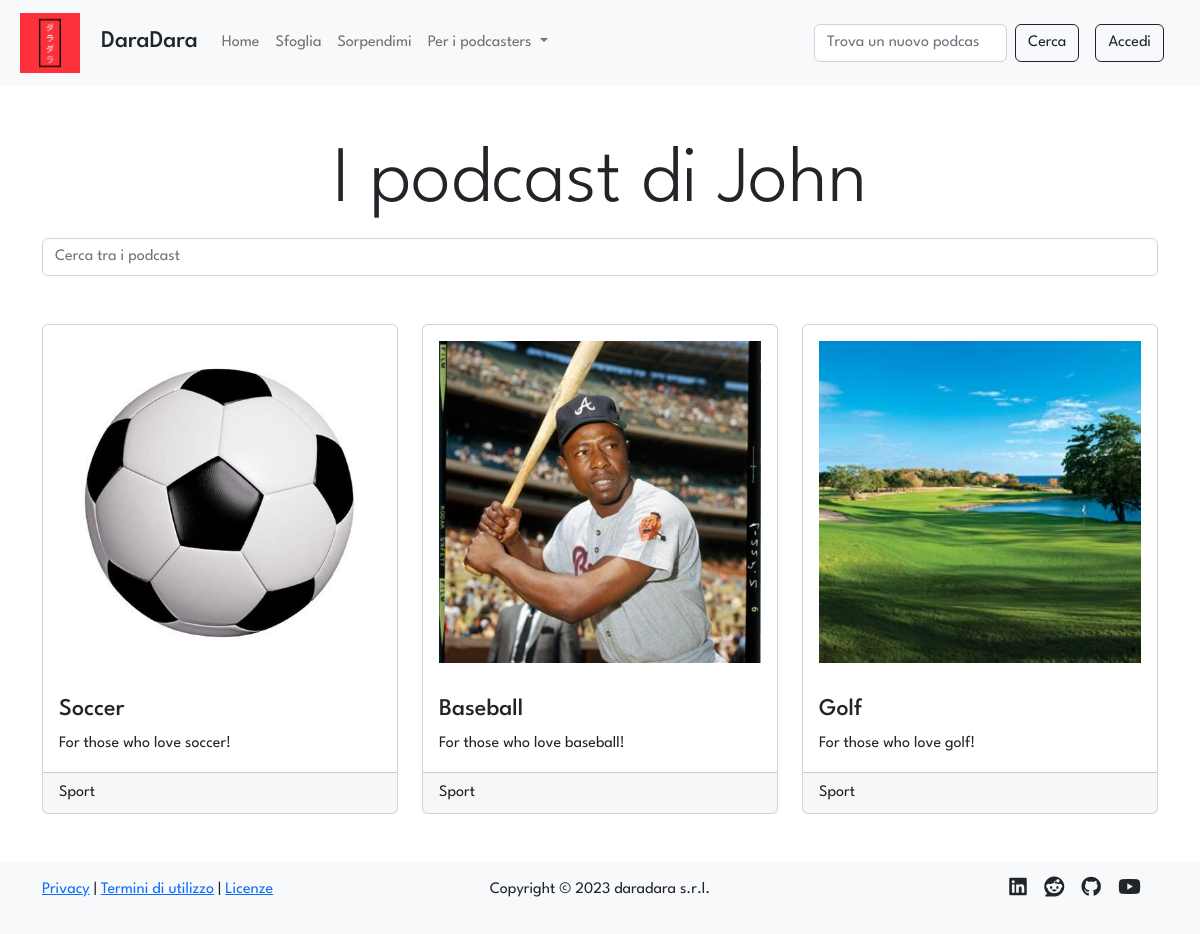
Page /profile/1/podcasts on the committed database.
### tables this page shows
CREATE TABLE "users" (
	"id"	INTEGER NOT NULL UNIQUE,
	"email"	TEXT NOT NULL UNIQUE,
	"password"	TEXT NOT NULL,
	"name"	TEXT NOT NULL,
	"surname"	TEXT NOT NULL,
	"propic"	TEXT NOT NULL,
	"priv_owned"	INTEGER NOT NULL DEFAULT 0,
	"priv_follows"	INTEGER NOT NULL DEFAULT 0,
	"priv_saves"	INTEGER NOT NULL DEFAULT 0,
	"bio"	TEXT,
	PRIMARY KEY("id" AUTOINCREMENT)
);

CREATE TABLE "podcasts" (
	"id"	INTEGER NOT NULL UNIQUE,
	"title"	TEXT NOT NULL UNIQUE,
	"desc"	TEXT NOT NULL,
	"img"	TEXT NOT NULL,
	"id_user"	INTEGER NOT NULL,
	"category"	TEXT,
	PRIMARY KEY("id" AUTOINCREMENT),
	FOREIGN KEY("id_user") REFERENCES "users"("id")
);

### app.py (the view)
@app.route('/profile/<int:id>/podcasts')
def owned(id: int):
    user = dao.get_user(id)
    if not user:
        flash('L\'utente cercato non esiste', 'warning')
        return redirect(session.get('previous_url', '/'))
    podcasts = dao.get_podcasts_by_user(id)
    is_owner = False
    if current_user.is_authenticated and current_user.id == id: # type: ignore
        is_owner = True
    if not is_owner and user['priv_owned'] == 1:
        flash('A gli altri utenti non è permesso vedere i podcast di questo profilo', 'info')
        return redirect(url_for('profile', id=id))
    session['previous_url'] = request.url
    return render_template('owned.html', user=user, podcasts=podcasts, is_owner=is_owner)

### data/dao.py (called while the page is built)
def get_user(id):
    conn, cursor = connect()
    user = None
    try:
        sql = 'SELECT * FROM users WHERE id = ?'
        cursor.execute(sql, (id,))
        user = cursor.fetchone()
    except Exception as e:
        print(e)
    close(conn, cursor)
    return user

def get_podcasts_by_user(id_user):
    conn, cursor = connect()
    podcast = []
    try:
        sql = 'SELECT * FROM podcasts WHERE id_user = ?'
        cursor.execute(sql, (id_user,))
        podcast = cursor.fetchall()
    except Exception as e:
        print(e)
    close(conn, cursor)
    return podcast

def connect():
    conn = sqlite3.connect(PATH)
    conn.row_factory = sqlite3.Row
    cursor = conn.cursor()
    return conn, cursor

def close(conn, cursor):
    cursor.close()
    conn.close()

### templates/owned.html (shortened to what this page needs)
{% extends 'gallery.html' %}
{% block header %}
    {% if is_owner %}
        <h1 class="text-center display-1">I tuoi podcast</h1>
    {% else %}
        <h1 class="text-center display-1">I podcast di {{user.name}}</h1>
    {% endif %}
{% endblock %}
{% block main %}
{% if podcasts %}
<div class="row row-cols-1 row-cols-md-3 g-4">
    {% for podcast in podcasts %}
        <div class="col">
        <article class="podcast card h-100" >
            <a href="{{url_for('podcast', id=podcast.id)}}"><img class="card-img-top img-fluid p-1 p-lg-3" src="{{url_for('static', filename='uploads/images/covers/'+podcast.id|string+podcast.img)}}" alt="podcast {{podcast.title}} image"></a>
            <section class="card-body">
                <h4 class="podcast-title card-title"><a href="{{url_for('podcast', id=podcast.id)}}">{{podcast.title}}</a></h4>
                <p class="podcast-description card-text"><a href="{{url_for('podcast', id=podcast.id)}}">{{podcast.desc}}</a></p>
            </section>
            <div class="card-footer podcast-category">
                {{podcast.category|capitalize}}
            </div>
        </article>
        </div>
    {% endfor %}
</div>
{% endif %}
{%endblock%}

### static/stylesheets/layout.css (style rules this page uses)
* { font-family: 'League Spartan', sans-serif; }
img { min-width: 10px; min-height: 10px; max-width: 800px; max-height: 800px; }
a:not(.stock-a, .vanilla-a, .nav-link) { color: inherit; text-decoration: none; }

### rows in the picture
users: name "John"
podcasts: id+img (picture), title "Soccer", desc "For those who love soccer!", category "Sport"
podcasts: id+img (picture), title "Baseball", desc "For those who love baseball!", category "Sport"
podcasts: id+img (picture), title "Golf", desc "For those who love golf!", category "Sport"
